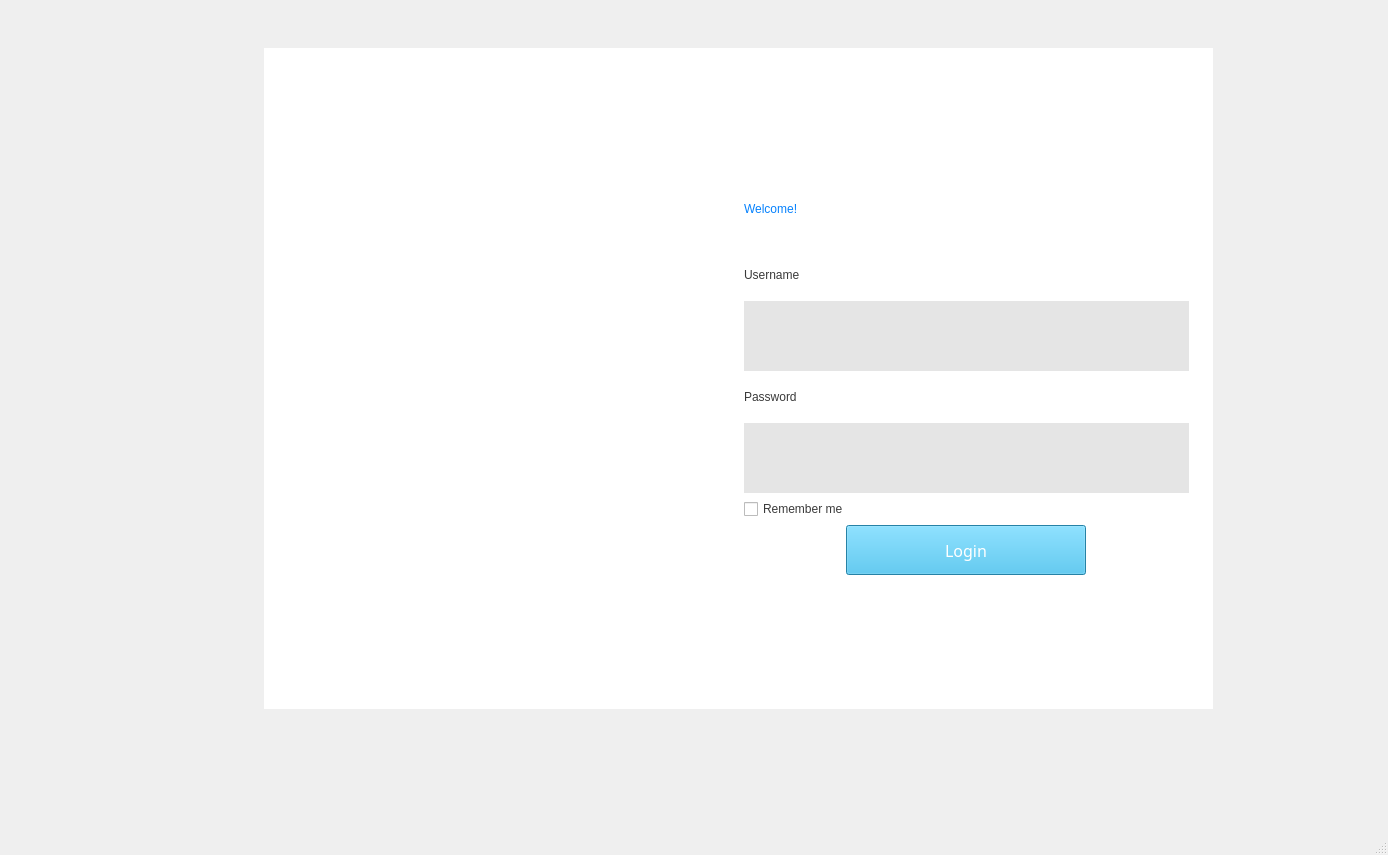
<?xml version="1.0" encoding="UTF-8"?>
<ui version="4.0">
 <class>MainWindow</class>
 <widget class="QMainWindow" name="MainWindow">
  <property name="geometry">
   <rect>
    <x>0</x>
    <y>0</y>
    <width>1388</width>
    <height>855</height>
   </rect>
  </property>
  <property name="focusPolicy">
   <enum>Qt::NoFocus</enum>
  </property>
  <property name="windowTitle">
   <string>MainWindow</string>
  </property>
  <widget class="QWidget" name="centralwidget">
   <widget class="QLabel" name="label">
    <property name="geometry">
     <rect>
      <x>276</x>
      <y>60</y>
      <width>445</width>
      <height>637</height>
     </rect>
    </property>
    <property name="styleSheet">
     <string notr="true">border radius: 500px;</string>
    </property>
    <property name="text">
     <string/>
    </property>
    <property name="pixmap">
     <pixmap>login_bg.png</pixmap>
    </property>
    <property name="scaledContents">
     <bool>true</bool>
    </property>
   </widget>
   <widget class="QLabel" name="label_2">
    <property name="geometry">
     <rect>
      <x>264</x>
      <y>48</y>
      <width>949</width>
      <height>661</height>
     </rect>
    </property>
    <property name="styleSheet">
     <string notr="true">background-color: rgb(255, 255, 255);</string>
    </property>
    <property name="text">
     <string/>
    </property>
   </widget>
   <widget class="QWidget" name="verticalLayoutWidget">
    <property name="geometry">
     <rect>
      <x>744</x>
      <y>168</y>
      <width>445</width>
      <height>409</height>
     </rect>
    </property>
    <layout class="QVBoxLayout" name="verticalLayout">
     <property name="spacing">
      <number>5</number>
     </property>
     <item>
      <widget class="QLabel" name="label_3">
       <property name="maximumSize">
        <size>
         <width>16777215</width>
         <height>80</height>
        </size>
       </property>
       <property name="styleSheet">
        <string notr="true">font: 75 22pt &quot;CocogooseProTrial Bold&quot;;
color: rgb(5, 129, 253);</string>
       </property>
       <property name="text">
        <string>Welcome!</string>
       </property>
      </widget>
     </item>
     <item>
      <widget class="QLabel" name="label_4">
       <property name="maximumSize">
        <size>
         <width>16777215</width>
         <height>40</height>
        </size>
       </property>
       <property name="sizeIncrement">
        <size>
         <width>0</width>
         <height>0</height>
        </size>
       </property>
       <property name="styleSheet">
        <string notr="true">color: rgb(58, 58, 58);
font: 57 12pt &quot;Montserrat Medium&quot;;</string>
       </property>
       <property name="text">
        <string>Username</string>
       </property>
      </widget>
     </item>
     <item>
      <widget class="QLineEdit" name="lineEditUsername">
       <property name="maximumSize">
        <size>
         <width>16777215</width>
         <height>70</height>
        </size>
       </property>
       <property name="font">
        <font>
         <family>Montserrat Light</family>
         <pointsize>14</pointsize>
         <weight>3</weight>
         <italic>false</italic>
         <bold>false</bold>
        </font>
       </property>
       <property name="toolTipDuration">
        <number>-1</number>
       </property>
       <property name="styleSheet">
        <string notr="true">padding-left: 10px; padding-right: 10px;
background-color: rgb(229, 229, 229);
color: rgb(152, 152, 152);
font: 25 14pt &quot;Montserrat Light&quot;;</string>
       </property>
       <property name="text">
        <string/>
       </property>
       <property name="frame">
        <bool>false</bool>
       </property>
      </widget>
     </item>
     <item>
      <widget class="QLabel" name="label_5">
       <property name="maximumSize">
        <size>
         <width>16777215</width>
         <height>40</height>
        </size>
       </property>
       <property name="styleSheet">
        <string notr="true">color: rgb(58, 58, 58);
font: 57 12pt &quot;Montserrat Medium&quot;;</string>
       </property>
       <property name="text">
        <string>Password</string>
       </property>
      </widget>
     </item>
     <item>
      <widget class="QLineEdit" name="lineEditPassword">
       <property name="maximumSize">
        <size>
         <width>16777215</width>
         <height>70</height>
        </size>
       </property>
       <property name="font">
        <font>
         <family>Montserrat Light</family>
         <pointsize>14</pointsize>
         <weight>3</weight>
         <italic>false</italic>
         <bold>false</bold>
         <kerning>true</kerning>
        </font>
       </property>
       <property name="toolTipDuration">
        <number>-1</number>
       </property>
       <property name="styleSheet">
        <string notr="true">padding-left: 10px; padding-right: 10px;
background-color: rgb(229, 229, 229);
color: rgb(152, 152, 152);
font: 25 14pt &quot;Montserrat Light&quot;;</string>
       </property>
       <property name="text">
        <string/>
       </property>
       <property name="frame">
        <bool>false</bool>
       </property>
       <property name="echoMode">
        <enum>QLineEdit::PasswordEchoOnEdit</enum>
       </property>
      </widget>
     </item>
     <item>
      <widget class="QCheckBox" name="checkBox">
       <property name="styleSheet">
        <string notr="true">color: rgb(58, 58, 58);
font: 57 12pt &quot;Montserrat Medium&quot;;</string>
       </property>
       <property name="text">
        <string>Remember me</string>
       </property>
      </widget>
     </item>
     <item>
      <layout class="QHBoxLayout" name="horizontalLayout">
       <property name="spacing">
        <number>12</number>
       </property>
       <item>
        <widget class="QPushButton" name="pushButtonLogin">
         <property name="maximumSize">
          <size>
           <width>240</width>
           <height>50</height>
          </size>
         </property>
         <property name="font">
          <font>
           <family>Montserrat Medium</family>
           <pointsize>12</pointsize>
           <weight>7</weight>
           <italic>false</italic>
           <bold>false</bold>
           <kerning>false</kerning>
          </font>
         </property>
         <property name="focusPolicy">
          <enum>Qt::NoFocus</enum>
         </property>
         <property name="layoutDirection">
          <enum>Qt::LeftToRight</enum>
         </property>
         <property name="styleSheet">
          <string notr="true">font: 57 12pt &quot;Montserrat Medium&quot;;
background-color: rgb(53, 182, 232);
color: rgb(255, 255, 255);
</string>
         </property>
         <property name="text">
          <string>Login</string>
         </property>
        </widget>
       </item>
      </layout>
     </item>
    </layout>
   </widget>
   <widget class="QWidget" name="verticalLayoutWidget_2">
    <property name="geometry">
     <rect>
      <x>300</x>
      <y>108</y>
      <width>385</width>
      <height>121</height>
     </rect>
    </property>
    <layout class="QVBoxLayout" name="verticalLayout_2">
     <property name="spacing">
      <number>0</number>
     </property>
     <item>
      <widget class="QLabel" name="labelTimer">
       <property name="maximumSize">
        <size>
         <width>16777215</width>
         <height>70</height>
        </size>
       </property>
       <property name="styleSheet">
        <string notr="true">font: 87 48pt &quot;Montserrat Black&quot;;
color: rgb(255, 255, 255);</string>
       </property>
       <property name="text">
        <string>00:00</string>
       </property>
       <property name="alignment">
        <set>Qt::AlignCenter</set>
       </property>
      </widget>
     </item>
     <item>
      <widget class="QLabel" name="labelDay">
       <property name="maximumSize">
        <size>
         <width>16777215</width>
         <height>50</height>
        </size>
       </property>
       <property name="styleSheet">
        <string notr="true">font: 63 14pt &quot;Montserrat Medium&quot;;
color: rgb(255, 255, 255);</string>
       </property>
       <property name="text">
        <string>Tuesday, 18 June, 2025</string>
       </property>
       <property name="alignment">
        <set>Qt::AlignCenter</set>
       </property>
      </widget>
     </item>
    </layout>
   </widget>
   <zorder>label_2</zorder>
   <zorder>label</zorder>
   <zorder>verticalLayoutWidget</zorder>
   <zorder>verticalLayoutWidget_2</zorder>
  </widget>
  <widget class="QMenuBar" name="menubar">
   <property name="geometry">
    <rect>
     <x>0</x>
     <y>0</y>
     <width>1388</width>
     <height>26</height>
    </rect>
   </property>
  </widget>
  <widget class="QStatusBar" name="statusbar"/>
 </widget>
 <resources/>
 <connections/>
</ui>
